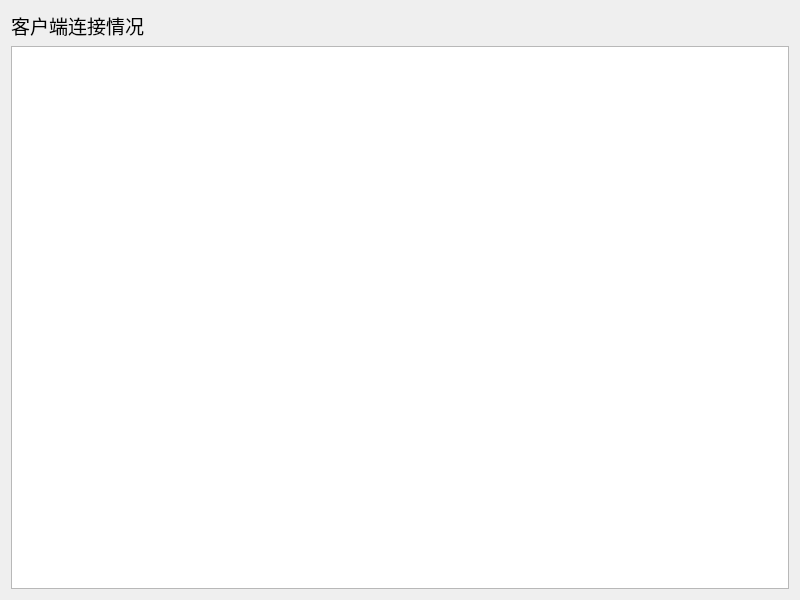
<?xml version="1.0" encoding="UTF-8"?>
<ui version="4.0">
 <class>Widget</class>
 <widget class="QWidget" name="Widget">
  <property name="geometry">
   <rect>
    <x>0</x>
    <y>0</y>
    <width>800</width>
    <height>600</height>
   </rect>
  </property>
  <property name="windowTitle">
   <string>Widget</string>
  </property>
  <layout class="QVBoxLayout" name="verticalLayout_2">
   <item>
    <layout class="QVBoxLayout" name="verticalLayout">
     <item>
      <widget class="QLabel" name="label">
       <property name="font">
        <font>
         <pointsize>14</pointsize>
        </font>
       </property>
       <property name="text">
        <string>客户端连接情况</string>
       </property>
      </widget>
     </item>
     <item>
      <widget class="QPlainTextEdit" name="plainTextEdit">
       <property name="enabled">
        <bool>true</bool>
       </property>
       <property name="font">
        <font>
         <pointsize>12</pointsize>
        </font>
       </property>
       <property name="frameShadow">
        <enum>QFrame::Plain</enum>
       </property>
       <property name="undoRedoEnabled">
        <bool>false</bool>
       </property>
      </widget>
     </item>
    </layout>
   </item>
  </layout>
 </widget>
 <resources/>
 <connections/>
</ui>
